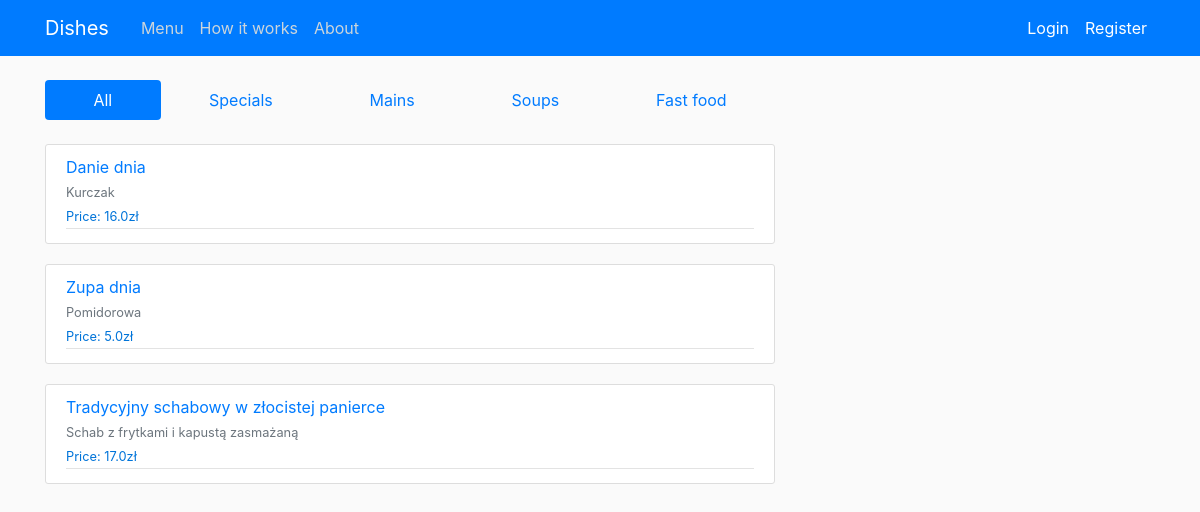
The page / on the database its author committed.
### shop/models.py (models this page shows, shortened)
class Dish(models.Model):
    name = models.CharField(max_length=100)
    ingredient = models.CharField(max_length=250)
    price = models.FloatField()
    dish_type = models.CharField(max_length=20)

### shop/views.py (the view)
# urls.py: 2. Add a URL to urlpatterns:  path('', views.home, name='home')
def home (request):
    context = {
        'dish': Dish.objects.all(),
        'title': title,
        'type': 'all'
    }
    return render(request, 'shop/home.html',context)

### shop/templates/shop/home.html (shortened to what this page needs)
{% extends 'shop/base.html' %}
{% block content %}
<nav class="nav nav-pills flex-column flex-sm-row">
    {% if type == 'all' %}
        <a class="flex-sm-fill text-sm-center nav-link active" href="{% url 'shop-select' 'all' %}">All</a>
        <a class="flex-sm-fill text-sm-center nav-link" href="{% url 'shop-select' 'special'%}">Specials</a>
        <a class="flex-sm-fill text-sm-center nav-link" href="{% url 'shop-select' 'main'%}">Mains</a>
        <a class="flex-sm-fill text-sm-center nav-link" href="{% url 'shop-select' 'soup'%}">Soups</a>
        <a class="flex-sm-fill text-sm-center nav-link" href="{% url 'shop-select' 'fastfood'%}">Fast food</a>
    {% endif %}
</nav>
<br>
{% for menu in dish %}
    <article class="media content-section">
        <div class="media-body">
            <div class="article-metadata">
                <a class="mr-2" href="{% url 'shop-open-dish' menu.id %}">{{ menu.name }}</a><br>
                <small class="text-muted">{{ menu.ingredient }}</small><br>
                <small class="article-content" style='color:#0074d9'>Price: {{ menu.price }}zł</small>
            </div>
        </div>
    </article>
{% endfor %}
{% endblock content %}

### shop/static/shop/main.css (style rules this page uses)
body { background: #fafafa; color: #333333; margin-top: 5rem; }
.content-section { background: #ffffff; padding: 10px 20px; border: 1px solid #dddddd; border-radius: 3px; margin-bottom: 20px; }
.article-content { white-space: pre-line; }
.article-metadata { padding-bottom: 1px; margin-bottom: 4px; border-bottom: 1px solid #e3e3e3 }

### rows shown on the page
Dish: name "Danie dnia", ingredient "Kurczak", price "16.0"
Dish: name "Zupa dnia", ingredient "Pomidorowa", price "5.0"
Dish: name "Tradycyjny schabowy w złocistej panierce", ingredient "Schab z frytkami i kapustą zasmażaną", price "17.0"
